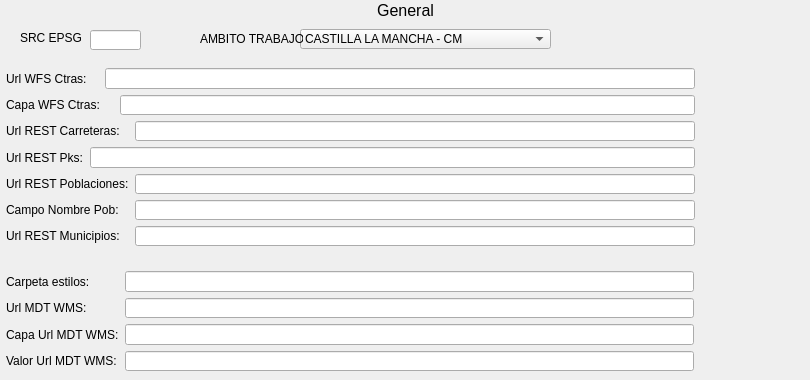
   <widget class="QWidget" name="tab_1">
    <attribute name="title">
     <string>General</string>
    </attribute>
    <widget class="QLabel" name="label_4">
     <property name="geometry">
      <rect>
       <x>10</x>
       <y>0</y>
       <width>791</width>
       <height>21</height>
      </rect>
     </property>
     <property name="font">
      <font>
       <pointsize>12</pointsize>
      </font>
     </property>
     <property name="text">
      <string>General</string>
     </property>
     <property name="alignment">
      <set>Qt::AlignCenter</set>
     </property>
    </widget>
    <widget class="QLabel" name="label_25">
     <property name="geometry">
      <rect>
       <x>20</x>
       <y>30</y>
       <width>61</width>
       <height>16</height>
      </rect>
     </property>
     <property name="text">
      <string>SRC EPSG:</string>
     </property>
    </widget>
    <widget class="QLineEdit" name="lneEPSG">
     <property name="geometry">
      <rect>
       <x>90</x>
       <y>30</y>
       <width>51</width>
       <height>20</height>
      </rect>
     </property>
     <property name="text">
      <string/>
     </property>
    </widget>
    <widget class="QComboBox" name="cbxPROVINCIA">
     <property name="geometry">
      <rect>
       <x>300</x>
       <y>29</y>
       <width>251</width>
       <height>20</height>
      </rect>
     </property>
     <property name="sizePolicy">
      <sizepolicy hsizetype="Minimum" vsizetype="Fixed">
       <horstretch>0</horstretch>
       <verstretch>0</verstretch>
      </sizepolicy>
     </property>
     <property name="font">
      <font>
       <weight>50</weight>
       <bold>false</bold>
      </font>
     </property>
     <property name="currentText">
      <string>CASTILLA LA MANCHA - CM</string>
     </property>
     <item>
      <property name="text">
       <string>CASTILLA LA MANCHA - CM</string>
      </property>
     </item>
     <item>
      <property name="text">
       <string>ALBACETE - AB</string>
      </property>
     </item>
     <item>
      <property name="text">
       <string>CIUDAD REAL - CR</string>
      </property>
     </item>
     <item>
      <property name="text">
       <string>CUENCA - CU</string>
      </property>
     </item>
     <item>
      <property name="text">
       <string>GUADALAJARA - GU</string>
      </property>
     </item>
     <item>
      <property name="text">
       <string>TOLEDO - TO</string>
      </property>
     </item>
     <item>
      <property name="text">
       <string>AYUNTAMIENTO</string>
      </property>
     </item>
    </widget>
    <widget class="QLabel" name="label_62">
     <property name="geometry">
      <rect>
       <x>200</x>
       <y>31</y>
       <width>103</width>
       <height>16</height>
      </rect>
     </property>
     <property name="text">
      <string>AMBITO TRABAJO:</string>
     </property>
    </widget>
    <widget class="QWidget" name="">
     <property name="geometry">
      <rect>
       <x>6</x>
       <y>68</y>
       <width>689</width>
       <height>178</height>
      </rect>
     </property>
     <layout class="QGridLayout" name="gridLytGENERAL_LRS">
      <item row="0" column="0" colspan="2">
       <widget class="QLabel" name="lbl_wfs_carreteras">
        <property name="text">
         <string>Url WFS Ctras:</string>
        </property>
       </widget>
      </item>
      <item row="0" column="2" colspan="3">
       <widget class="QLineEdit" name="wfs_carreteras"/>
      </item>
      <item row="1" column="0" colspan="3">
       <widget class="QLabel" name="lbl_wfs_carreteras_layer">
        <property name="text">
         <string>Capa WFS Ctras:</string>
        </property>
       </widget>
      </item>
      <item row="1" column="3" colspan="2">
       <widget class="QLineEdit" name="wfs_carreteras_layer"/>
      </item>
      <item row="2" column="0" colspan="4">
       <widget class="QLabel" name="lbl_rest_carreteras">
        <property name="text">
         <string>Url REST Carreteras:</string>
        </property>
       </widget>
      </item>
      <item row="2" column="4">
       <widget class="QLineEdit" name="rest_carreteras"/>
      </item>
      <item row="3" column="0">
       <widget class="QLabel" name="lbl_rest_Pks">
        <property name="text">
         <string>Url REST Pks:</string>
        </property>
       </widget>
      </item>
      <item row="3" column="1" colspan="4">
       <widget class="QLineEdit" name="rest_Pks"/>
      </item>
      <item row="4" column="0" colspan="4">
       <widget class="QLabel" name="lbl_rest_poblaciones">
        <property name="text">
         <string>Url REST Poblaciones:</string>
        </property>
       </widget>
      </item>
      <item row="4" column="4">
       <widget class="QLineEdit" name="rest_poblaciones"/>
      </item>
      <item row="5" column="0" colspan="4">
       <widget class="QLabel" name="lbl_campo_poblacion">
        <property name="text">
         <string>Campo Nombre Pob:</string>
        </property>
       </widget>
      </item>
      <item row="5" column="4">
       <widget class="QLineEdit" name="campo_poblacion"/>
      </item>
      <item row="6" column="0" colspan="4">
       <widget class="QLabel" name="lbl_rest_municipios">
        <property name="text">
         <string>Url REST Municipios:</string>
        </property>
       </widget>
      </item>
      <item row="6" column="4">
       <widget class="QLineEdit" name="rest_municipios">
        <property name="text">
         <string/>
        </property>
       </widget>
      </item>
     </layout>
    </widget>
    <widget class="QWidget" name="">
     <property name="geometry">
      <rect>
       <x>6</x>
       <y>271</y>
       <width>688</width>
       <height>100</height>
      </rect>
     </property>
     <layout class="QGridLayout" name="gridLytGENERAL_MDT">
      <item row="0" column="0">
       <widget class="QLabel" name="lbl_carpeta_estilos">
        <property name="text">
         <string>Carpeta estilos:</string>
        </property>
       </widget>
      </item>
      <item row="0" column="1">
       <widget class="QLineEdit" name="carpeta_estilos"/>
      </item>
      <item row="1" column="0">
       <widget class="QLabel" name="lbl_urlWMSmdt">
        <property name="text">
         <string>Url MDT WMS:</string>
        </property>
       </widget>
      </item>
      <item row="1" column="1">
       <widget class="QLineEdit" name="urlWMSmdt"/>
      </item>
      <item row="2" column="0">
       <widget class="QLabel" name="lbl_urlWMSmdtLayer">
        <property name="text">
         <string>Capa Url MDT WMS:</string>
        </property>
       </widget>
      </item>
      <item row="2" column="1">
       <widget class="QLineEdit" name="urlWMSmdtLayer"/>
      </item>
      <item row="3" column="0">
       <widget class="QLabel" name="lbl_urlWMSmdtValor">
        <property name="text">
         <string>Valor Url MDT WMS:</string>
        </property>
       </widget>
      </item>
      <item row="3" column="1">
       <widget class="QLineEdit" name="urlWMSmdtValor"/>
      </item>
     </layout>
    </widget>
   </widget>
